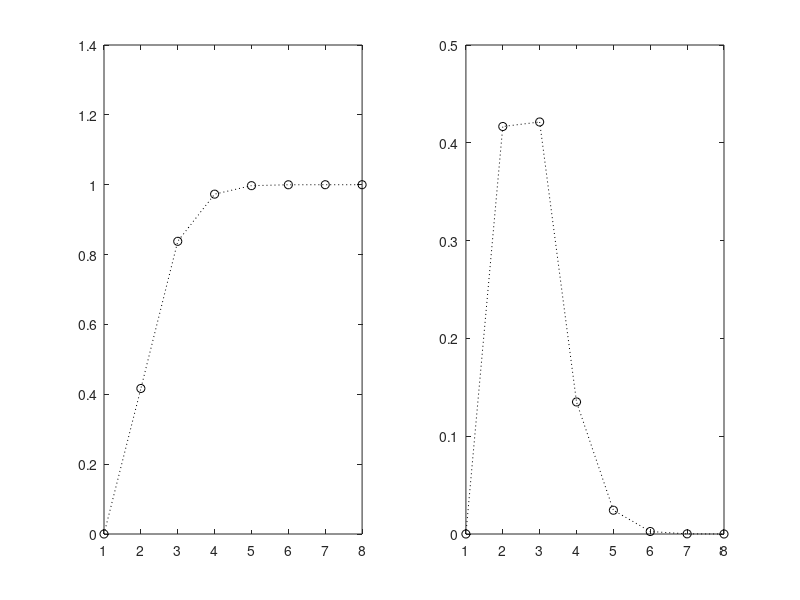

This figure's MATLAB source:
%% Solving "linear" game
%
% Author: Aleksejus Kononovicius
%

clear;

N_SQUARES = 9;

%% Building template for the roll

standard_roll = ones([1,6]) / 6;
standard_roll_mat = repmat(standard_roll, N_SQUARES, 1);

%% Building transition matrix

transition_matrix = full(spdiags(standard_roll_mat, ...
    1:size(standard_roll_mat, 2), N_SQUARES, N_SQUARES));
transition_matrix(:, end) = 1 - sum(transition_matrix(:, 1:(end-1)), 2);

%% Testing transition matrix

test_condition = all(abs(sum(transition_matrix, 2) - 1) < 1e-6);
assert(test_condition, "Some of the rows do not sum to 1.");

%% Translate my transition matrix into a proper linear algebra transition matrix

proper_transition_matrix = transition_matrix.';

%% When the game will end?

state_vector = zeros([N_SQUARES, 1]);
state_vector(1) = 1;

finished = zeros([1, N_SQUARES-1]);
for roll_idx = 1:length(finished)
    state_vector = proper_transition_matrix * state_vector;
    finished(roll_idx) = state_vector(N_SQUARES);
end

figure(1)
subplot(121)
plot(1:length(finished), finished, "k:o")
subplot(122)
plot(1:length(finished), diff([0 finished]), "k:o")
